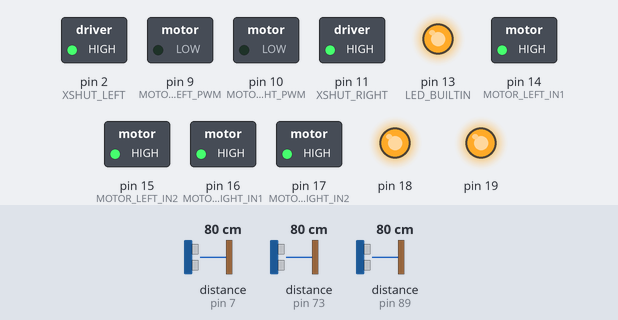
A sketch run on a simulated Arduino Uno, built with avr-gcc and run on an emulated ATmega328P. On the bench: switched loads named in the sketch (green lamp = pin HIGH), output pins drawn as LEDs (lit = HIGH). Wiring (inferred from the names in the program): ultrasonic range finder: trigger pin 6; echo pin 7. The test bench sets the inputs (shaded band); at power-on: distance to the obstacle (sensors on pin 7, pin 73, pin 89) 80 cm. The echo pulse lasts 58.3 µs per cm; pins used as bus, display or sensor lines are not drawn; what the sketch prints to the serial monitor is not drawn.

Above: at 4.5 s.
4.6 s: distance to the obstacle (sensor on pin 7) set to 6 cm
9.7 s: distance to the obstacle (sensor on pin 7) set to 3 cm
At 14.3 s:
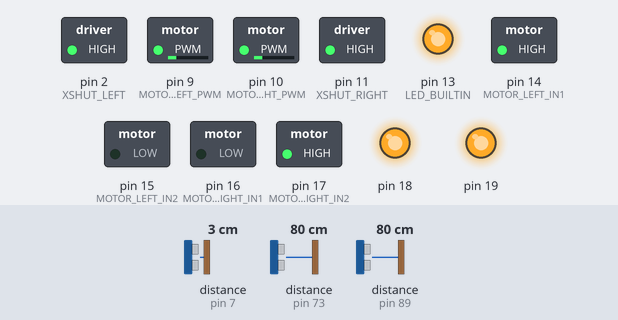
14.8 s: distance to the obstacle (sensor on pin 7) set to 9 cm
At 19.7 s:
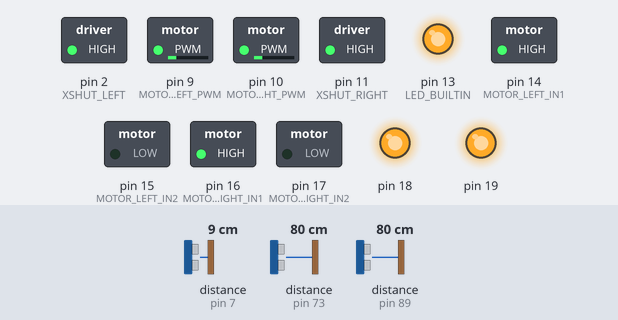
19.9 s: distance to the obstacle (sensor on pin 73) set to 19 cm
24.1 s: distance to the obstacle (sensor on pin 73) set to 15 cm
At 25.0 s:
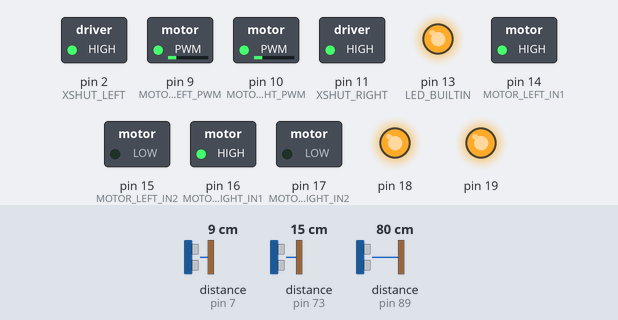
29.2 s: distance to the obstacle (sensor on pin 73) set to 35 cm
At 30.0 s:
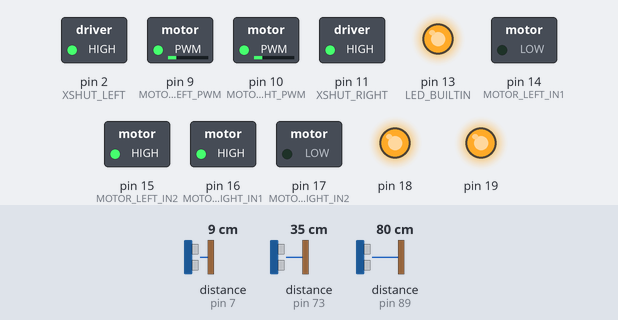
Timing chart, 0 to 35.3 s (numbered marks = the images above; inputs shaded):
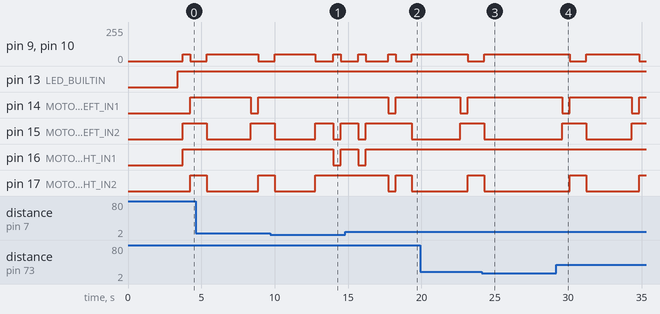

The sketch:

Main.ino
```cpp
/*
  Author: Sean Andre C. Ancheta
  This close-looped system will have a refresh rate of 250Hz.
  That is, 4mS or 4000uS of period.

  This will implement a wall-hugging algorithm with the left wall with a PID controller to maintain a centered position.
  This system will be using two VL53L0X ToF sensors for wall distance and an HY-SRF05 ultrasonic sensor for the front distance.
*/

// Libraries
#include <math.h>
#include <Wire.h>
#include <VL53L0X.h>
#include "ToFFilter.h"
#include <PID_v1.h>

#define DBG


/*
  DEFINE AND INITIALIZE CONSTANTS HERE
*/

// Speed of sound
const float SPEED_OF_SOUND = 0.343; // mm/us

const int MAX_REFRESH_RATE = 100; // Hz
const int REFRESH_PERIOD = (int) (1.0f / MAX_REFRESH_RATE * 1000000); // uS

// VL053L0X ToF Sensor Pins

const int XSHUT_LEFT = 2;
const int INTERRUPT_LEFT = 3;

const int XSHUT_RIGHT = 11;
const int INTERRUPT_RIGHT = 5;

// Front sensor is an Ultra sonic sensor (HY-SRF05)
const int TRIG_PIN = 6;
const int ECHO_PIN = 7;


// LM298N Motor Driver Pins
const int MOTOR_LEFT_IN1 = 14;
const int MOTOR_LEFT_IN2 = 15;

const int MOTOR_RIGHT_IN1 = 16;
const int MOTOR_RIGHT_IN2 = 17;

// LM298N Motor Driver PWM Pins
const int MOTOR_LEFT_PWM = 9;
const int MOTOR_RIGHT_PWM = 10;

// PID
const double Kp = 0.05f;
const double Ki = 0.0f;
const double Kd = 0.01f;
double setPoint = 0.0f;
double PIDinput = 0.0f;
double PIDoutput = 0.0f;

// Default Speed
const int DEFAULT_SPEED = 0.15*255; // 20% of max speed (255)
const float rotationSpeedRelativeToDefault = 0.2*255; // Old default speed
const long rotationCount = 11000; // Number of iterations to turn 90 degrees, this is a hyperparameter that can be tuned based on the robot's turning speed and desired turning angle.

// Calibration offset for the difference of the left and right ToF sensors.
const int calibrationOffset = 3; // mm, this can be tuned based on the actual readings of the sensors when the robot is centered between the walls.

// Wall thresholds
const float openWallThreshold = 160.0f; // mm, if the distance is greater than this, we consider it as an open wall (no wall).
const float frontWallThreshold = 40.0f; // mm, if the front distance is less than this, we consider it as an obstacle in front of the robot.


/*
  DEFINE AND INITIALIZE VARIABLES HERE
*/

long beginTime = 0, endTime;
float motorSpeedLeft = 0, motorSpeedRight = 0;

// Initialize ToF sensors
VL53L0X sensorLeft;
VL53L0X sensorRight;

//Instantiate filters for each sensor with alpha = 0.2 (tunable)
ToFFilter filterLeft(0.2f);
ToFFilter filterRight(0.2f);


// Sensor distance readings
int distanceFront = 0;
int distanceLeft = 0;
int distanceRight = 0;
bool sensorReady = false; // Flag to indicate if sensors are initialized and ready

// PID controller for centering
PID centeringPID(&PIDinput, &PIDoutput, &setPoint, Kp, Ki, Kd, DIRECT);


/*
  USER-DEFINED FUNCTIONS HERE
*/

#include <Wire.h>

void resetData() {
  distanceFront = 0;
  distanceLeft = 0;
  distanceRight = 0;
  filterLeft.update(0);
  filterRight.update(0);
  filterLeft.update(0);
  filterRight.update(0);
  PIDinput = 0;
  delay(100);
}

void i2c_recovery() {
  pinMode(SCL, OUTPUT);
  digitalWrite(SCL, HIGH); // Set clock high

  // Pulse the clock 9 times to force slave to release SDA
  for (int i = 0; i < 9; i++) {
    digitalWrite(SCL, LOW);
    delayMicroseconds(5);
    digitalWrite(SCL, HIGH);
    delayMicroseconds(5);
  }

  // Send a Stop Condition
  pinMode(SDA, OUTPUT);
  digitalWrite(SDA, LOW);
  delayMicroseconds(5);
  digitalWrite(SDA, HIGH);

  // Re-initialize the I2C bus
  Wire.end();
  Wire.begin();
}


long readUltrasonicFront() {
  // Trigger the HY-SRF05 ultrasonic pulse and measure the echo time.
  digitalWrite(TRIG_PIN, LOW);
  delayMicroseconds(2);
  digitalWrite(TRIG_PIN, HIGH);
  delayMicroseconds(10);
  digitalWrite(TRIG_PIN, LOW);

  unsigned long duration = pulseIn(ECHO_PIN, HIGH, 30000);
  if (duration == 0) {
    return -1;
  }

  // Calculate distance in millimeters
  long distance = (duration / 2) * (SPEED_OF_SOUND);
  return distance;
}

void stopMotors() {
  // This function will stop the robot by setting motor speeds to 0 and applying brakes.
  motorSpeedLeft = 0;
  motorSpeedRight = 0;

  // Apply brakes by setting both IN1 and IN2 to HIGH for both motors
  digitalWrite(MOTOR_LEFT_IN1, HIGH);
  digitalWrite(MOTOR_LEFT_IN2, HIGH);
  digitalWrite(MOTOR_RIGHT_IN1, HIGH);
  digitalWrite(MOTOR_RIGHT_IN2, HIGH);

  // Set PWM to 0 to ensure motors are stopped
  analogWrite(MOTOR_LEFT_PWM, 0);
  analogWrite(MOTOR_RIGHT_PWM, 0);
}

void turn(int direction) {
  // This function will stop the robot and make it turn with calculated rotation.
  // 0 = left, 1 = right, 2 = forward

   #ifdef DBG
  //Print motor speeds and distances for debugging
  Serial.print("L:");
  Serial.print(distanceLeft);
  Serial.print(" R:");
  Serial.print(distanceRight);
  Serial.print(" F:");
  Serial.print(distanceFront);
  Serial.print(" Err:");
  Serial.print(PIDinput);
  Serial.print(" Out:");
  Serial.print(PIDoutput);
  Serial.print(" ML:");
  Serial.print(motorSpeedLeft);
  Serial.print(" MR:");
  Serial.println(motorSpeedRight);
  #endif

  resetData();


  for (int i = 0 ; i < rotationCount; i++) {
      // Set motor speeds for turning

    if (direction == 0) {
      // Turn leftturn(
      motorSpeedLeft = -rotationSpeedRelativeToDefault;
      motorSpeedRight = rotationSpeedRelativeToDefault;
    } else if (direction == 1) {
      // Turn right
      motorSpeedLeft = rotationSpeedRelativeToDefault;
      motorSpeedRight = -rotationSpeedRelativeToDefault;
    } else {
      // Go forward
      motorSpeedLeft = rotationSpeedRelativeToDefault;
      motorSpeedRight = rotationSpeedRelativeToDefault;
    }

    if (direction == 2) {
      for (int i = 0; i < 1000; i++) {
        // If going forward, we can set the motor speeds to default speed.
        Serial.println("Moving forward...");
        digitalWrite(MOTOR_LEFT_IN1, HIGH);
        digitalWrite(MOTOR_LEFT_IN2, LOW);
        analogWrite(MOTOR_LEFT_PWM, motorSpeedLeft);
        digitalWrite(MOTOR_RIGHT_IN1, HIGH);
        digitalWrite(MOTOR_RIGHT_IN2, LOW);
        analogWrite(MOTOR_RIGHT_PWM, motorSpeedRight);
      }
      return; // Skip the rest of the loop and continue going forward.
    }


    // Set motor directions and speeds for left and right
    if (motorSpeedLeft > 0) {
      digitalWrite(MOTOR_LEFT_IN1, HIGH);
      digitalWrite(MOTOR_LEFT_IN2, LOW);
      analogWrite(MOTOR_LEFT_PWM, motorSpeedLeft);
    } else {
      digitalWrite(MOTOR_LEFT_IN1, LOW);
      digitalWrite(MOTOR_LEFT_IN2, HIGH);
      analogWrite(MOTOR_LEFT_PWM, -motorSpeedLeft);
    }
    if (motorSpeedRight > 0) {
      digitalWrite(MOTOR_RIGHT_IN1, HIGH);
      digitalWrite(MOTOR_RIGHT_IN2, LOW);
      analogWrite(MOTOR_RIGHT_PWM, motorSpeedRight);
    } else {
      digitalWrite(MOTOR_RIGHT_IN1, LOW);
      digitalWrite(MOTOR_RIGHT_IN2, HIGH);
      analogWrite(MOTOR_RIGHT_PWM, -motorSpeedRight);
    }

  }
  stopMotors(); // Stop the robot after turning for the specified count, this will ensure that the robot will not keep turning indefinitely.
}


void setup() {
  delay(1000);

  i2c_recovery();

  // Use built-in LED as Debug pin, it is high when system refresh rate < 250Hz
  pinMode(LED_BUILTIN, OUTPUT);

  // Serial communication bitrate


  Serial.begin(115200);
  Wire.begin();
  Wire.setClock(400000);
  Wire.setTimeout(1000);
  Serial.println("I2C Initialized!");


  // Setup ToF sensor pins
  pinMode(XSHUT_LEFT, OUTPUT);
  pinMode(INTERRUPT_LEFT, INPUT);

  pinMode(XSHUT_RIGHT, OUTPUT);
  pinMode(INTERRUPT_RIGHT, INPUT);

  // Setup ultrasonic sensor pins
  pinMode(TRIG_PIN, OUTPUT);
  pinMode(ECHO_PIN, INPUT);
  digitalWrite(TRIG_PIN, LOW);

  // Set ToF sensor unique addresses
  digitalWrite(XSHUT_LEFT, LOW);
  digitalWrite(XSHUT_RIGHT, LOW);
  delay(100);

  Serial.println("Setting ToF sensor unique addresses...");

  Serial.println("Setting left sensor address...");
  // Left sensor
  digitalWrite(XSHUT_LEFT, HIGH);
  sensorLeft.setTimeout(2000);
  delay(500);
  if (!sensorLeft.init()) {
    Serial.println("Failed to set ToF left sensor address!");
    sensorReady = false; // Sensors failed to initialize, set flag to false
  } else {
    sensorLeft.setAddress(0x49); // Set unique I2C address for left sensor
    Serial.println("Left sensor address set!");
    sensorReady = true; // Mark sensor as ready
  }


  Serial.println("Setting right sensor address...");
  // Right sensor
  digitalWrite(XSHUT_RIGHT, HIGH);
  delay(500);
  sensorRight.setTimeout(2000);
  if (!sensorRight.init()) {
    Serial.println("Failed to set ToF right sensor address!");
    sensorReady = false; // Sensors failed to initialize, set flag to false
  } else {
    sensorRight.setAddress(0x59); // Set unique I2C address for right sensor
    Serial.println("Right sensor address set!");
    sensorReady = true; // Mark sensor as ready
  }

  Serial.println("ToF sensors initialized with unique addresses!");
  delay(200);

  Serial.println("Setting sensor speeds...");


  sensorLeft.setMeasurementTimingBudget(20000);
  sensorRight.setMeasurementTimingBudget(20000);

  if (sensorReady) {
    Serial.println("All sensors initialized successfully! Starting continuous measurement...");
  } else {
    Serial.println("One or more sensors failed to initialize. Please check connections and try again.");
    while (true) {
      // Halt the program if sensors are not ready
      delay(500);
      digitalWrite(LED_BUILTIN, HIGH); // Turn on built-in LED to indicate error state
      delay(500);
      digitalWrite(LED_BUILTIN, LOW); // Turn on built-in LED to indicate error state
    }
  }

  Serial.println("Starting continous measurement");
  sensorLeft.startContinuous();
  sensorRight.startContinuous();
  Serial.println("Sensor setup done");

  delay(1000);


  // Setup motor driver pins
  pinMode(MOTOR_LEFT_IN1, OUTPUT);
  pinMode(MOTOR_LEFT_IN2, OUTPUT);
  pinMode(MOTOR_RIGHT_IN1, OUTPUT);
  pinMode(MOTOR_RIGHT_IN2, OUTPUT);

  // Setup motor driver PWM pins
  pinMode(MOTOR_LEFT_PWM, OUTPUT);
  pinMode(MOTOR_RIGHT_PWM, OUTPUT);


  // Configure PID controller
  centeringPID.SetMode(AUTOMATIC); // Enable PID computation
  centeringPID.SetOutputLimits(-180, 180); // Allow negative/positive corrections (expanded to prevent clipping)
  Serial.println("PID configured: AUTOMATIC, limits [-180,180]");
}


void loop() {
  beginTime = micros();

  // Read front ultrasonic distance first
  long rawDistanceFront = readUltrasonicFront();
  distanceFront = rawDistanceFront < 0 ? 0 : (int)rawDistanceFront;

  // Read raw distance values from ToF sensors
  uint16_t rawDistanceLeft = sensorLeft.readRangeContinuousMillimeters();
  uint16_t rawDistanceRight = sensorRight.readRangeContinuousMillimeters();

  // Update filtered distance values using the ToFFilter class
  distanceLeft = filterLeft.update(rawDistanceLeft);
  distanceRight = filterRight.update(rawDistanceRight);

  // PID control for wall following
  PIDinput = (distanceLeft - distanceRight) - calibrationOffset; // Calculate the error
  if (abs(PIDinput) <= 3) {
    PIDinput = 0;
  }
  centeringPID.Compute();
  motorSpeedLeft = DEFAULT_SPEED + PIDoutput;
  motorSpeedRight = DEFAULT_SPEED - PIDoutput;

  // Clamps motor speeds to 33 and 55 to prevent excessive speed.
  motorSpeedLeft = constrain(motorSpeedLeft, 33, 60);
  motorSpeedRight = constrain(motorSpeedRight, 33, 60);

  // If left wall is open, turn left
  if (distanceLeft >= openWallThreshold) {
    Serial.println("Turning left");
    resetData();
    turn(0); // Turn left
    delay(1000); // Delay for turn
    // Move forward to enter wall
    turn(2); // Move forward
    delay(1000); // Delay for moving forward

  } else if (distanceFront <= frontWallThreshold) {
    resetData();
    Serial.println("Obstacle...");
    // If front is blocked, turn right
    stopMotors();
    delay(1000); // Delay for turn

    // Check if right wall is open
    if (distanceRight >= openWallThreshold) {
      Serial.println("Turning right...");
      resetData();
      turn(1); // Turn right
      delay(1000); // Delay for turn

      // Move forward to enter wall
      turn(2); // Move forward
      delay(1000); // Delay for moving forward
    } else {
      Serial.println("U-Turn");
      resetData();
      // If right wall is also blocked, u-turn
      turn(1); // Turn right
      delay(1100); // Delay for 90 degree turn, this can be tuned based
      turn(1);
      delay(1100);
    }
  }


  // Write PWM to motor driver to set speeds and directions
  #ifndef DBG
  if (motorSpeedLeft > 0) {
    digitalWrite(MOTOR_LEFT_IN1, HIGH);
    digitalWrite(MOTOR_LEFT_IN2, LOW);
    analogWrite(MOTOR_LEFT_PWM, motorSpeedLeft);
  } else {
    digitalWrite(MOTOR_LEFT_IN1, LOW);
    digitalWrite(MOTOR_LEFT_IN2, HIGH);
    analogWrite(MOTOR_LEFT_PWM, motorSpeedLeft);
  }

  if (motorSpeedRight > 0) {
    digitalWrite(MOTOR_RIGHT_IN1, HIGH);
    digitalWrite(MOTOR_RIGHT_IN2, LOW);
    analogWrite(MOTOR_RIGHT_PWM, motorSpeedRight);
  } else {
    digitalWrite(MOTOR_RIGHT_IN1, LOW);
    digitalWrite(MOTOR_RIGHT_IN2, HIGH);
    analogWrite(MOTOR_RIGHT_PWM, motorSpeedRight);
  }
  #endif

  #ifdef DBG
  //Print motor speeds and distances for debugging
  Serial.print("L:");
  Serial.print(distanceLeft);
  Serial.print(" R:");
  Serial.print(distanceRight);
  Serial.print(" F:");
  Serial.print(distanceFront);
  Serial.print(" Err:");
  Serial.print(PIDinput);
  Serial.print(" Out:");
  Serial.print(PIDoutput);
  Serial.print(" ML:");
  Serial.print(motorSpeedLeft);
  Serial.print(" MR:");
  Serial.println(motorSpeedRight);
  #endif

  if ((micros() - beginTime) > REFRESH_PERIOD) {
    digitalWrite(LED_BUILTIN, 1);
  } else digitalWrite(LED_BUILTIN, 0);
}
```

ToFFilter.cpp
```cpp
#include "ToFFilter.h"

ToFFilter::ToFFilter(float filterAlpha) {
  alpha = filterAlpha;
  windowIndex = 0;
  smoothedDistance = -1.0; // Flag to indicate uninitialized data
  memset(rangeWindow, 0, sizeof(rangeWindow));
}

void ToFFilter::quickSort(int arr[], int left, int right) {
  int i = left, j = right;
  int pivot = arr[(left + right) / 2];

  while (i <= j) {
    while (arr[i] < pivot) i++;
    while (arr[j] > pivot) j--;
    if (i <= j) {
      int tmp = arr[i];
      arr[i] = arr[j];
      arr[j] = tmp;
      i++;
      j--;
    }
  }

  if (left < j)  quickSort(arr, left, j);
  if (i < right) quickSort(arr, i, right);
}

int ToFFilter::getMedian() {
  int tempArray[WINDOW_SIZE];
  memcpy(tempArray, rangeWindow, WINDOW_SIZE * sizeof(int));

  // Execute quicksort on the temporary array copy
  quickSort(tempArray, 0, WINDOW_SIZE - 1);

  return tempArray[WINDOW_SIZE / 2];
}

int ToFFilter::update(int rawReading) {
  // Ignore sensor hardware error code spikes (typically 8190+)
  if (rawReading >= 8190) {
    return (smoothedDistance < 0) ? 0 : (int)smoothedDistance;
  }

  // 1. Update the moving window array
  rangeWindow[windowIndex] = rawReading;
  windowIndex = (windowIndex + 1) % WINDOW_SIZE;

  // 2. Extract the median using Quicksort to drop spikes
  int medianDistance = getMedian();

  // 3. Apply Exponential Moving Average (EMA) to smooth out continuous jitter
  if (smoothedDistance < 0) {
    smoothedDistance = medianDistance; // Seed the initial value
  } else {
    smoothedDistance = (alpha * medianDistance) + ((1.0 - alpha) * smoothedDistance);
  }

  return (int)smoothedDistance;
}
```

ToFFilter.h
```cpp
#ifndef TOF_FILTER_H
#define TOF_FILTER_H

#include <Arduino.h>

class ToFFilter {
  private:
    static const int WINDOW_SIZE = 5; // Must be an odd number (e.g., 5, 7, 11, 15)
    int rangeWindow[WINDOW_SIZE];
    int windowIndex;
    float smoothedDistance;
    float alpha;

    // Quicksort internal helper functions
    void quickSort(int arr[], int left, int right);
    int getMedian();

  public:
    // Constructor: Sets the response speed alpha (0.01 to 1.0)
    ToFFilter(float filterAlpha = 0.2);

    // Processes a new raw value and returns the fully filtered result
    int update(int rawReading);
};

#endif
```

Measured:
- the behaviour switches between 5 and 4 cm on distance to the obstacle (sensor on pin 7) (found by bisection; images 0 and 1)
- after the input at 9.7 s, pin 14 (MOTOR_LEFT_IN1): stays HIGH (without the input it goes to LOW after 3.3 s); pin 16 (MOTOR_RIGHT_IN1): HIGH → LOW after 4.3 s, → HIGH 0.52 s later
- after the input at 14.8 s, pin 14 (MOTOR_LEFT_IN1): HIGH → LOW after 2.9 s, → HIGH 0.52 s later; pin 16 (MOTOR_RIGHT_IN1): goes on until 16.2 s, then stays HIGH; pin 17 (MOTOR_RIGHT_IN2): HIGH → LOW after 2.9 s, → HIGH 0.52 s later, → LOW 1.1 s later
- after the input at 24.1 s, pin 9 (MOTOR_LEFT_PWM), pin 10 (MOTOR_RIGHT_PWM): goes on until 24.3 s, then stays 51/255; pin 14 (MOTOR_LEFT_IN1): stays HIGH (without the input it goes to LOW after 3.7 s); pin 15 (MOTOR_LEFT_IN2), pin 17 (MOTOR_RIGHT_IN2): goes on until 24.3 s, then stays LOW
- after the input at 29.2 s, pin 9 (MOTOR_LEFT_PWM), pin 10 (MOTOR_RIGHT_PWM): 51/255 → 0/255 after 0.92 s, → 51/255 1.1 s later, → 0/255 3.6 s later
